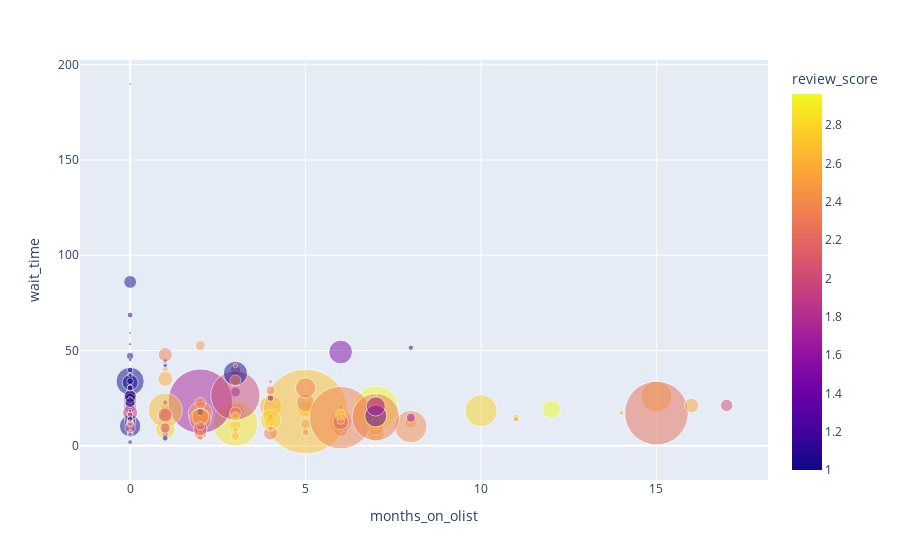

The notebook cell saved with this chart:
### Markdown cell above
Assessing the impact of wait time and months as sellers on the review score.

### Code cell
plotly.offline.init_notebook_mode(connected=True)
fig = px.scatter(data_frame = sellers[sellers['review_score'] < 3],
    x="months_on_olist",
    y="wait_time",
    size="sales",
    color="review_score",
    size_max = 60,
    opacity = 0.5
)
fig.show()

### Figure 1 — Plotly figure (JSON) as saved in the notebook; plotly's stock layout.template omitted (floating-point values rounded to 4 significant figures; data arrays with more than 128 entries replaced by an {"elided": "..."} marker saying what was removed)
{"data": [{"hovertemplate": "months_on_olist=%{x}<br>wait_time=%{y}<br>sales=%{marker.size}<br>review_score=%{marker.color}<extra></extra>", "legendgroup": "", "marker": {"color": {"elided": "198 float values"}, "coloraxis": "coloraxis", "opacity": 0.5, "size": {"elided": "198 float values"}, "sizemode": "area", "sizeref": 11.84, "symbol": "circle"}, "mode": "markers", "name": "", "orientation": "v", "showlegend": false, "type": "scatter", "x": {"elided": "198 int values"}, "xaxis": "x", "y": {"elided": "198 float values"}, "yaxis": "y"}], "layout": {"coloraxis": {"colorbar": {"title": {"text": "review_score"}}, "colorscale": [[0, "#0d0887"], [0.1111, "#46039f"], [0.2222, "#7201a8"], [0.3333, "#9c179e"], [0.4444, "#bd3786"], [0.5556, "#d8576b"], [0.6667, "#ed7953"], [0.7778, "#fb9f3a"], [0.8889, "#fdca26"], [1, "#f0f921"]]}, "legend": {"itemsizing": "constant", "tracegroupgap": 0}, "margin": {"t": 60}, "xaxis": {"anchor": "y", "domain": [0, 1], "title": {"text": "months_on_olist"}}, "yaxis": {"anchor": "x", "domain": [0, 1], "title": {"text": "wait_time"}}}}
